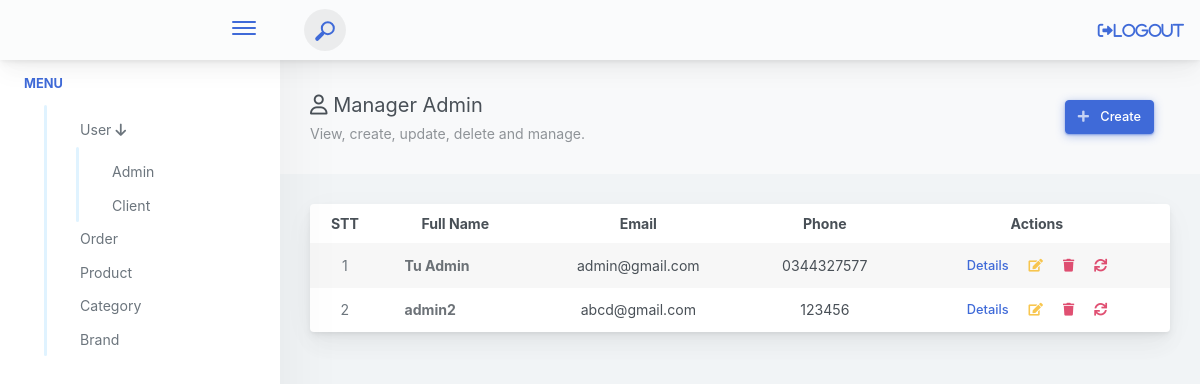
/admin/?act=user (signed in), run on the app's committed database.
### tables this page shows
CREATE TABLE `user` (
  `id` int(11) NOT NULL,
  `fullname` varchar(50) DEFAULT NULL,
  `email` varchar(150) DEFAULT NULL,
  `phone_number` varchar(20) DEFAULT NULL,
  `address` varchar(255) DEFAULT NULL,
  `password` text DEFAULT NULL,
  `role_id` int(11) DEFAULT NULL,
  `created_at` datetime DEFAULT NULL,
  `updated_at` datetime DEFAULT NULL
);

### admin/controllers/AdminUserController.php (called while the page is built, shortened)
<?php
class AdminUserController
{
    public $modelUser;
    public function __construct()
    {
        $this->modelUser = new AdminUser();
    }
    public function user()
    {
        $listUser = $this->modelUser->getAllUser(1);
        require_once './views/danhmuc/User.php';
    }
}

### admin/index.php (called while the page is built, shortened)
<?php
require_once '../commons/function.php';
require_once './controllers/AdminUserController.php';
require_once './model/AdminUser.php';
$act = $_GET['act'] ?? '/';
match ($act) {
    'user' => (new AdminUserController())->user(),
    'form-add-user' => (new AdminUserController())->formAddUser(),
    'add-user' => (new AdminUserController())->postAddUser(),
    'form-edit-user' => (new AdminUserController())->formEditUser(),
    'edit-user' => (new AdminUserController())->postEditUser(),
    'delete-user' => (new AdminUserController())->deleteUser(),
    'show-user' => (new AdminUserController())->showUser(),
    'reset-password' => (new AdminUserController())->resetPassword(),
    'client' => (new AdminUserController())->client(),
    'form-edit-client' => (new AdminUserController())->formEditClient(),
    'edit-client' => (new AdminUserController())->postEditClient(),
    'show-client' => (new AdminUserController())->showClient(),
    'login-admin' => (new AdminUserController())->formLogin(),
    'check-login-admin' => (new AdminUserController())->login(),
    'logout-admin' => (new AdminUserController())->Logout(),
    'product' => (new AdminProductController())->product(),
    'form-add-product' => (new AdminProductController())->formAddProduct(),
    'add-product' => (new AdminProductController())->postAddProduct(),
    'delete-product' => (new AdminProductController())->deleteProduct(),
    'show-product' => (new AdminProductController())->showProduct(),
    'edit-product' => (new AdminProductController())->postEditProduct(),
    'form-edit-product' => (new AdminProductController())->formEditProduct(),
    'category' => (new AdminCategoryController())->listCategory(),
    'form-add-category' => (new AdminCategoryController())->formAddCategory(),
    'add-category' => (new AdminCategoryController())->postAddCategory(),
    'form-edit-category' => (new AdminCategoryController())->formEditCategory(),
    'edit-category' => (new AdminCategoryController())->postEditCategory(),
    'delete-category' => (new AdminCategoryController())->deleteCategory(),
    'order' => (new AdminOrderController())->order(),
    'delete-order' => (new AdminOrderController())->deleteOrder(),
    'show-order' => (new AdminOrderController())->showOrder(),
    'edit-order' => (new AdminOrderController())->postEditOrder(),
    'form-edit-order' => (new AdminOrderController())->formEditOrder(),
};

### commons/function.php (called while the page is built, shortened)
<?php
function connectDB()
{
    $host = DB_HOST;
    $port = DB_PORT;
    $dbname = DB_NAME;
    try {
        $conn = new PDO("mysql:host=$host;port=$port;dbname=$dbname", DB_USERNAME, DB_PASSWORD);
        $conn->setAttribute(PDO::ATTR_ERRMODE, PDO::ERRMODE_EXCEPTION);
        $conn->setAttribute(PDO::ATTR_DEFAULT_FETCH_MODE, PDO::FETCH_ASSOC);
        return $conn;
    } catch (PDOException $e) {
        echo ("Connection failed: " . $e->getMessage());
    }
}

### admin/model/AdminUser.php (called while the page is built, shortened)
<?php
class AdminUser
{
   public $conn;
   public function __construct()
   {
      $this->conn = connectDB();
   }
   public function getAllUser($role_id)
   {
      try {
         $sql = 'SELECT * FROM user WHERE role_id = :role_id';
         $stmt = $this->conn->prepare($sql);
         $stmt->execute([':role_id' => $role_id]);
         return $stmt->fetchAll();
      } catch (\Exception $e) {
         echo "Lỗi" . $e->getMessage();
      }
   }
}

### admin/views/danhmuc/User.php (the view, shortened to what this page needs)
<?php include './views/layout/header.php' ?>
<?php include './views/layout/sidebar.php' ?>
<div class="app-main__outer">
    <div class="app-main__inner">
        <div class="app-page-title">
            <div class="page-title-wrapper">
                <div class="page-title-heading">
                    <div>
                        <i class="fa-regular fa-user"></i>
                        Manager Admin
                        <div class="page-title-subheading">
                            View, create, update, delete and manage.
                        </div>
                    </div>
                </div>
                <div class="page-title-actions">
                    <a href="<?= BASE_URL_ADMIN . '?act=form-add-user' ?>" class="btn-shadow btn-hover-shine mr-3 btn btn-primary">
                        <span class="btn-icon-wrapper pr-2 opacity-7">
                            <i class="fa fa-plus fa-w-20"></i>
                        </span>
                        Create
                    </a>
                </div>
            </div>
        </div>
        <div class="row">
            <div class="col-md-12">
                <div class="main-card mb-3 card">
                    <div class="table-responsive">
                        <table class="align-middle mb-0 table table-borderless table-striped table-hover">
                            <thead>
                                <tr>
                                    <th class="text-center">STT</th>
                                    <th class="text-center">Full Name</th>
                                    <th class="text-center">Email</th>
                                    <th class="text-center">Phone</th>
                                    <th class="text-center">Actions</th>
                                </tr>
                            </thead>
                            <tbody>
                                <?php foreach ($listUser as $key => $user): ?>
                                    <tr>
                                        <td class="text-center text-muted"><?= $key + 1 ?> </td>
                                        <td>
                                            <div class="widget-content p-0">
                                                <div class="widget-content-wrapper">
                                                    <div class="widget-content-left flex2">
                                                        <div class="widget-heading"><?= $user['fullname'] ?> </div>
                                                    </div>
                                                </div>
                                            </div>
                                        </td>
                                        <td class="text-center"> <?= $user['email'] ?></td>
                                        <td class="text-center">
                                            <?= $user['phone_number'] ?>
                                        </td>
                                        <td class="text-center">
                                            <a href="<?= BASE_URL_ADMIN . '?act=show-user&id_user=' . $user['id'] ?>"
                                                class="btn btn-hover-shine btn-outline-primary border-0 btn-sm">
                                                Details
                                            </a>
                                            <a href="<?= BASE_URL_ADMIN . '?act=form-edit-user&id_user=' . $user['id'] ?>" data-toggle="tooltip" title="Edit"
                                                data-placement="bottom" class="btn btn-outline-warning border-0 btn-sm">
                                                <span class="btn-icon-wrapper opacity-8">
                                                    <i class="fa fa-edit fa-w-20"></i>
                                                </span>
                                            </a>
                                            <a href="<?= BASE_URL_ADMIN . '?act=delete-user&id_user=' . $user['id'] ?>" onclick="return confirm('Do you really want to delete this item?')">
                                                <button class="btn btn-hover-shine btn-outline-danger border-0 btn-sm"
                                                    type="submit" data-toggle="tooltip" title="Delete"
                                                    data-placement="bottom">
                                                    <span class="btn-icon-wrapper opacity-8">
                                                        <i class="fa fa-trash fa-w-20"></i>
                                                    </span>
                                                </button>
                                            </a>
                                            <a href="<?= BASE_URL_ADMIN . '?act=reset-password&id_user=' . $user['id'] ?>" onclick="return confirm('Do you really want to reset password?')">
                                                <button class="btn btn-hover-shine btn-outline-danger border-0 btn-sm"
                                                    type="submit" data-toggle="tooltip" title="Reset Password"
                                                    data-placement="bottom">
                                                    <span class="btn-icon-wrapper opacity-8">
                                                        <i class="fa fa-sync fa-w-20"></i>
                                                    </span>
                                                </button>
                                            </a>
                                        </td>
                                    </tr>
                                <?php endforeach ?>
                            </tbody>
                        </table>
                    </div>
                </div>
            </div>
        </div>
    </div>
</div>
</div>
</div>
</body>
</html>

### data on the page
user: fullname "Tu Admin", email "admin@gmail.com", phone_number "0344327577"
user: fullname "admin2", email "abcd@gmail.com", phone_number "123456"
